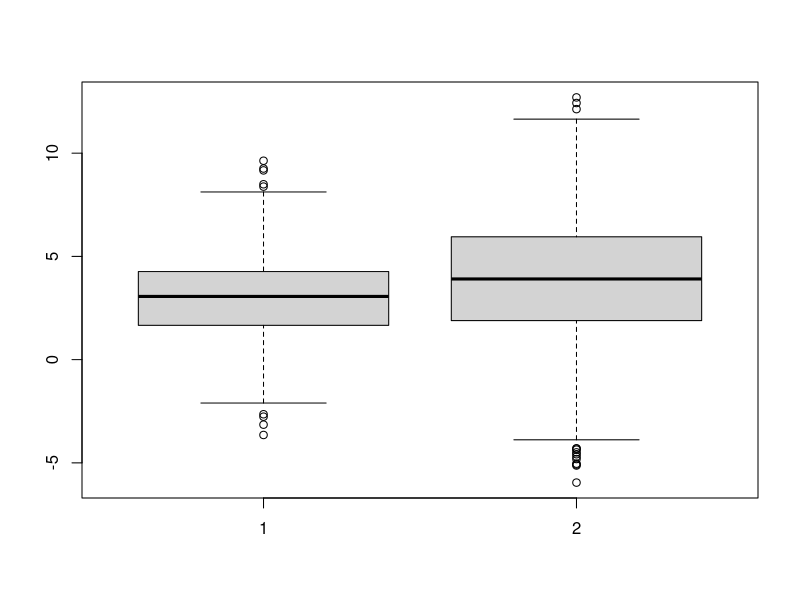

Here is the R script that generated this plot:
mean.test <- function(x, y, B=10000,
                      alternative=c("two.sided","less","greater"))
{
  p.value <- 0
  alternative <- match.arg(alternative)
  s <- replicate(B, (mean(sample(c(x,y), B, replace=TRUE))-mean(sample(c(x,y), B, replace=TRUE))))
  return(s)
  t <- mean(x) - mean(y) 
  p.value <- 2*(1- pnorm(abs(quantile(s,0.01)), mean = 0, sd = 1, lower.tail = 
                           TRUE, log.p = FALSE))   #try to calculate p value 
  data.name <- deparse(substitute(c(x,y)))
  names(t) <- "difference in means"
  zero <- 0
  names(zero) <- "difference in means"
  return(structure(list(statistic = t, p.value = p.value,
                        method = "mean test", data.name = data.name,
                        observed = c(x,y), alternative = alternative,
                        null.value = zero),
                   class = "htest"))
}

s <- mean.test(rnorm(1000,3,2),rnorm(2000,4,3))
boxplot(list(rnorm(1000,3,2),rnorm(2000,4,3)))
        
m1 <- replicate(1000, {
  mean(rnorm(1000,3,2))
})

m2 <- replicate(1000, {
  mean(rnorm(2000,4,3))
})
